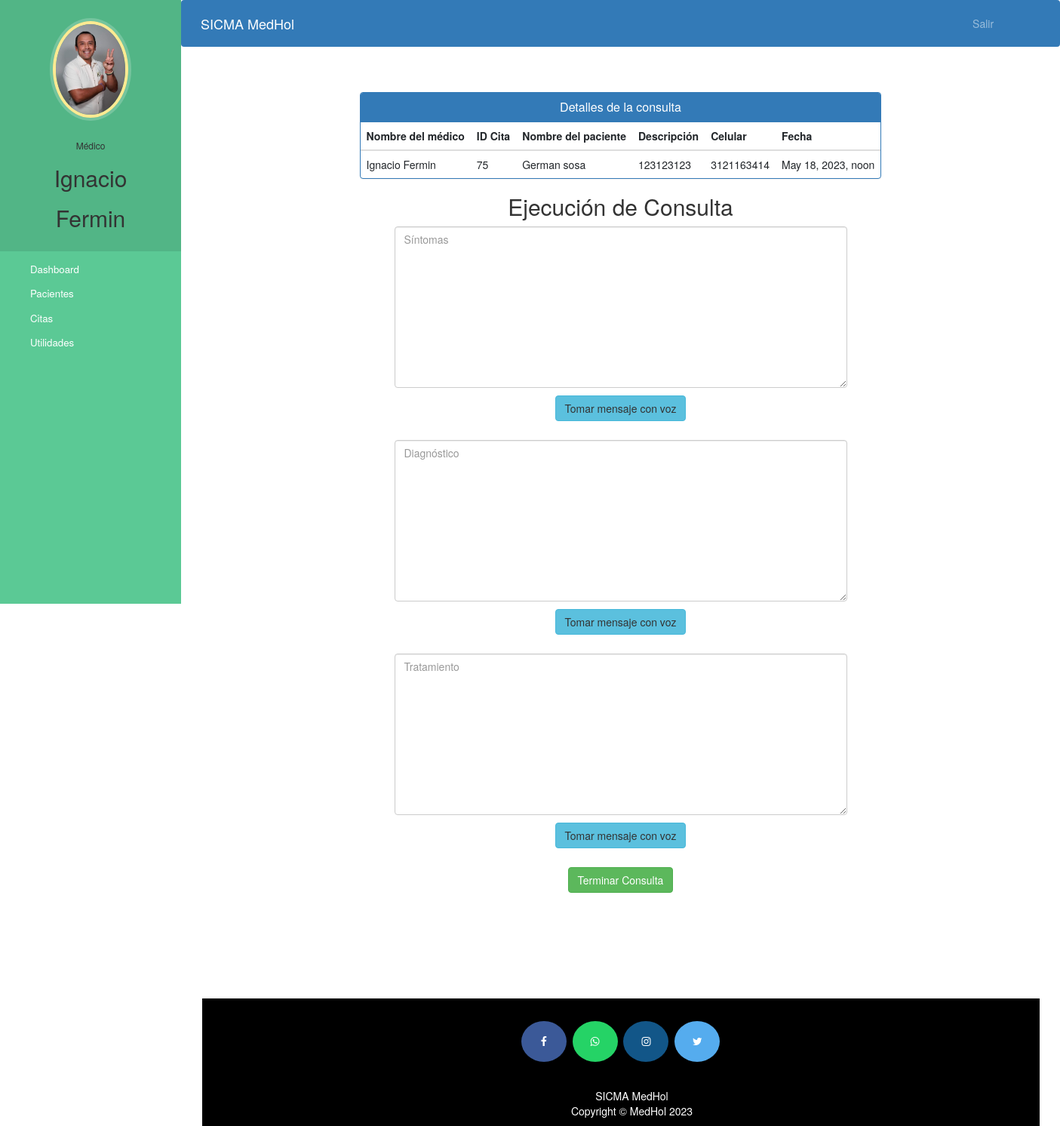
/medico_ejecuta_consulta/75 (signed in), run on the app's committed database.
### consultas/models.py (models this page shows, shortened)
class Medico(models.Model):
    user=models.OneToOneField(User,on_delete=models.CASCADE)
    foto = models.ImageField(upload_to='fotosdeperfil/fotosdeperfilmedicos/',null=True,blank=True)
    domicilio = models.CharField(max_length=40)
    celular = models.CharField(max_length=20,null=True)
    especialidad = models.CharField(max_length=50,choices=especialidades,default='Holístico')
    status =models.BooleanField(default=False)
    @property
    def get_name(self):
        return self.user.first_name+" "+self.user.last_name

class Citas(models.Model):
    idCita = models.AutoField(primary_key=True)
    pacienteId=models.ForeignKey(Paciente, on_delete=models.CASCADE, default=0)
    medicoId=models.ForeignKey(Medico, on_delete=models.CASCADE, default=0)
    pacienteNombre=models.CharField(max_length=40,null=True)
    medicoNombre=models.CharField(max_length=40,null=True)
    fechaCita=models.DateTimeField(default=datetime.now)
    ciudadCita=models.CharField(max_length=40, choices=ciudades, default='Colima')
    descripcion=models.TextField(max_length=500)
    status=models.BooleanField(default=False)
    ejecutada=models.BooleanField(default=False)
    cobrada=models.BooleanField(default=False)

class Paciente(models.Model):
    user =models.OneToOneField(User,on_delete=models.CASCADE)
    apmaterno=models.CharField(max_length=20,null=False, default='')
    fechaNac=models.DateField(default=date.today)
    domicilio = models.CharField(max_length=40,default='')
    poblacion = models.CharField(max_length=20,default='')
    municipio = models.CharField(max_length=20,default='')
    entidad = models.CharField(max_length=20,default='')
    pais = models.CharField(max_length=20,default='')
    telefono = models.CharField(max_length=20,null=False,default='')
    celular = models.CharField(max_length=20,null=False, default='')
    sintomas = models.CharField(max_length=100,null=False,default='')
    medicoAsignadoId = models.PositiveIntegerField(null=True)
    correo = models.CharField(max_length=40,default='')
    facebook = models.CharField(max_length=40,default='')
    instagram = models.CharField(max_length=40,default='')
    pagweb = models.CharField(max_length=40,default='')
    fechadeadmision =models.DateField(auto_now=True)
    status = models.BooleanField(default=False)
    nombreTutor = models.CharField(max_length=30, blank=True, null=True, default='')
    apellidosTutor = models.CharField(max_length=30, blank=True, null=True, default='')
    telefonoTutor = models.CharField(max_length=20, blank=True, null=True, default='')
    celularTutor = models.CharField(max_length=20, blank=True, null=True, default='')
    foto = models.ImageField(upload_to='fotosdeperfil/fotosdeperfilpacientes/',null=True,blank=True)
    @property
    def get_name(self):
        return self.user.first_name+" "+self.user.last_name

### consultas/views.py (the view)
# urls.py: path('medico_ejecuta_consulta/<int:pk>', views.medico_ejecuta_consulta_view,name='medico_ejecuta_consulta'),
@login_required(login_url='medicologin')
@user_passes_test(is_medico)
def medico_ejecuta_consulta_view(request, pk):
    cita = get_object_or_404(Citas, idCita=pk)
    medico = models.Medico.objects.get(user__id=request.user.id) #para la foto del medico en el sidebar
    if request.method == 'POST':
        form = ConsultaForm(request.POST)
        if form.is_valid():
            consulta = form.save(commit=False)
            consulta.pacienteId = cita.pacienteId
            consulta.medicoId = cita.medicoId
            consulta.idCita = cita
            consulta.save()
            cita.status = True
            cita.ejecutada = True
            cita.save()
            return redirect('medico_dashboard')
    else:
        form = ConsultaForm()
    return render(request, 'medico_ejecuta_consulta.html', {'form': form, 'cita': cita, 'medico':medico})

### consultas/forms.py (shortened to what this page needs)
class ConsultaForm(forms.ModelForm):
    class Meta:
        model = models.Consulta
        fields = ['sintomas', 'diagnostico', 'tratamiento']

### consultas/views.py (called while the page is built)
def is_medico(user):
    return user.groups.filter(name='MEDICO').exists()

### consultas/templates/medico_ejecuta_consulta.html (shortened to what this page needs)
{% extends 'medico_base.html' %}
{% load static %}
{% load widget_tweaks %}
{% block content %}
<link rel="stylesheet" href="https://maxcdn.bootstrapcdn.com/bootstrap/3.4.1/css/bootstrap.min.css">
<link rel="stylesheet" href="https://cdnjs.cloudflare.com/ajax/libs/font-awesome/4.7.0/css/font-awesome.min.css">
<div class="container">
    <div class="row">
      <div class="panel panel-primary" style="margin:0 auto;">
        <div class="panel-heading" style="text-align:center;">
          <h6 class="panel-title">Detalles de la consulta</h6>
        </div>
        <table class="table table-hover" id="dev-table">
          <thead>
            <tr>
              <th>Nombre del médico</th>
              <th>ID Cita</th>
              <th>Nombre del paciente</th>
              <th>Descripción</th>
              <th>Celular</th>
              <th>Fecha</th>
            </tr>
          </thead>
          <tr>
            <td>{{cita.medicoId.get_name}}</td>
            <td>{{cita.idCita}}</td>
            <td>{{cita.pacienteId.get_name}}</td>
            <td>{{cita.descripcion}}</td>
            <td>{{cita.pacienteId.celular}}</td>
            <td>{{ cita.fechaCita }}</td>
          </tr>
        </table>
      </div>
    </div>
  </div>
<form method="post" novalidate>
  <div class="container register-form">
    <div class="form">
      <div class="note">
        <h2 align="center">Ejecución de Consulta</h2>
      </div>
      <div class="form-content">
        <div class="row">
          <div class="col-md-12">
            <div id="speech-container" align="center">
              <div class="form-group" id="speech-input">
                {% render_field form.sintomas class="form-control" placeholder="Síntomas" id="sintomas-input" %}
                <a id="record-sintomas" class="btn btn-info" style="margin: 10px 20px;">Tomar mensaje con voz</a>
              </div>
            <div class="form-group">
              {% render_field form.diagnostico class="form-control" placeholder="Diagnóstico" id="diagnostico-input" %}
              <a id="record-diagnostico" class="btn btn-info" style="margin: 10px 20px;">Tomar mensaje con voz</a>
            </div>
            <div class="form-group">
              {% render_field form.tratamiento class="form-control" placeholder="Tratamiento" id="tratamiento-input" %}
              <a id="record-tratamiento" class="btn btn-info" style="margin: 10px 20px;">Tomar mensaje con voz</a>
            </div>
          </div>
        </div>
        <button type="submit" class="btn btn-success" style="margin: 0 auto;" href="{% url '' %}">Terminar Consulta</button>
      </div>
    </div>
  </div>
</form>
{% endblock content %}

### consultas/templates/medico_base.html (shortened to what this page needs)
<!DOCTYPE html>
{% load static %}
<html lang="en">
<head>
  <link rel="stylesheet" href="https://stackpath.bootstrapcdn.com/bootstrap/4.3.1/css/bootstrap.min.css">
  <link rel="stylesheet" href="https://maxcdn.bootstrapcdn.com/font-awesome/4.7.0/css/font-awesome.min.css">
</head>
<body>
  <nav class="menu" tabindex="0">
    <header class="avatar">
      <img src="{% static medico.foto.url %}" alt="Profile Pic" />
      <br><br>
      <h6>Médico</h6>
      <h2>{{request.user.first_name}}</h2>
      <h2>{{request.user.last_name}}</h2>
    </header>
    <ul>
      <li tabindex="0" class="icon-dashboard"> <a style="color:white; text-decoration:none;" href="/medico_dashboard"><span>Dashboard</span></a> </li>
      <li tabindex="0" class="icon-users"> <a style="color:white; text-decoration:none;" href="/medico_ver_pacientes"><span>Pacientes</span></a></li>
      <li tabindex="0" class="icon-calendar"> <a style="color:white; text-decoration:none;" href="/medico_ver_citas"><span>Citas</span></a></li>
      <li tabindex="0" class="icon-customers"> <a style="color:white; text-decoration:none;" href="/medico_utilidades"><span>Utilidades</span></a></li>
    </ul>
  </nav>
  <main>
    <div class="bs-example">
      <nav class="navbar navbar-expand-md  navbar-dark fixed-top" style="background:#337AB7;">
        <a href="/medico_dashboard" class="navbar-brand">SICMA MedHol</a>
        <div class="collapse navbar-collapse justify-content-between" id="navbarCollapse">
          <div class="navbar-nav" style=" margin-left: 90%;">
            <a href="/logout" class="nav-item nav-link">Salir</a>
          </div>
        </div>
      </nav>
    </div>
    <br><br>
    {% block content %}
    {% endblock content %}
    <br><br><br><br><br><br><br>
    <footer>
      <p>
        <a id="ftr" href="https://www.facebook.com/MedHolMexico" class="fa fa-facebook"></a>
        <a id="ftr" href="https://api.whatsapp.com/send?phone=919572181024&text=Hello%20Sumit.%0d%0aHow%20are%20you%20%3f%0d%0aI%20came%20from%20your%20website.&source=&data=#" class="fa fa-whatsapp"></a>
        <a id="ftr" href="https://instagram.com/sumit.luv" class="fa fa-instagram"></a>
        <a id="ftr" href="https://twitter.com/sumitkumar1503" class="fa fa-twitter"></a>
      </p>
      <br>
      <div class="container">
        <div class="row">
          <div class="col-md-12 col-sm-12">
            <div style="color:#ffffff;" class="wow fadeInUp footer-copyright">
              <p>SICMA MedHol<br>
                Copyright &copy; MedHol 2023 </p>
            </div>
          </div>
        </div>
      </div>
    </footer>
  </main>
</body>
</html>

### consultas/templates/medico_base.html (style rules this page uses)
a:link { text-decoration: none; }
a { color: white; }
footer { padding: 0px 0px 0px 0px; background-color: black; margin: 0px; }
#ftr { padding: 20px; }
.fa { font-size: 23px; width: 60px; text-align: center; text-decoration: none; margin: 5px 2px; border-radius: 50%; }
.fa-facebook { background: #3B5998; color: white; margin-top: 30px; }
.fa-whatsapp { background: #25d366; color: white; }
.fa-twitter { background: #55ACEE; color: white; }
.fa-instagram { background: #125688; color: white; }
p { text-align: center; }
body { padding-left: 240px; }
main { position: relative; height: 100vh; }
.menu { background: #5bc995; height: 100vh; width: 240px; position: fixed; top: 0px; left: 0; z-index: 5; outline: none; }
.menu .avatar { background: rgba(0, 0, 0, 0.1); padding: 2em 0.5em; text-align: center; }
.menu .avatar img { width: 100px; border-radius: 50%; overflow: hidden; border: 4px solid #ffea92; box-shadow: 0 0 0 4px rgba(255, 255, 255, 0.2); }
.menu .avatar h2 { font-weight: normal; margin-bottom: 0; }
.menu ul { list-style: none; padding: 0.5em 0; margin: 0; }
.menu ul li { padding: 0.5em 1em 0.5em 3em; font-size: 0.95em; font-weight: regular; background-repeat: no-repeat; background-position: left 15px center; background-size: auto 20px; transition: all 0.15s linear; cursor: pointer; }
.menu ul li.icon-dashboard { background-image: url("http://www.entypo.com/images//gauge.svg"); }
.menu ul li.icon-customers { background-image: url("http://www.entypo.com/images//briefcase.svg"); }
.menu ul li.icon-users { background-image: url("http://www.entypo.com/images//users.svg"); }
.menu ul li.icon-calendar { background-image: url("http://www.entypo.com/images//calendar.svg"); }

### consultas/templates/medico_ejecuta_consulta.html (style rules this page uses)
.form-content { max-width: 600px; margin: 0 auto; }

### data on the page
Medico: foto (picture)
Citas: medicoId.get_name "Ignacio Fermin", idCita "75", pacienteId.get_name "German sosa", descripcion "123123123", pacienteId.celular "3121163414", fechaCita "May 18, 2023, noon"

### other printed values
{{ request.user.first_name }} "Ignacio"
{{ request.user.last_name }} "Fermin"
